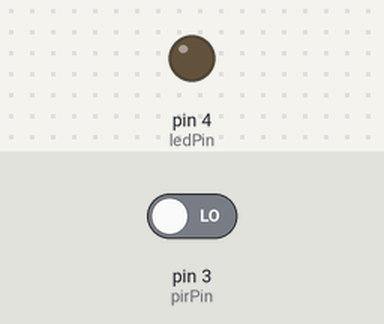
Bench run of a sketch on a simulated Arduino Uno, built with avr-gcc and run on an emulated ATmega328P. Shown: output pins drawn as LEDs (lit = HIGH). The test bench sets the inputs (shaded band); at power-on: pin 3 (pirPin) LOW. What the sketch prints to the serial monitor is not drawn.

Above: at 1.2 s.
1.3 s: pin 3 (pirPin) driven HIGH
At 2.1 s:
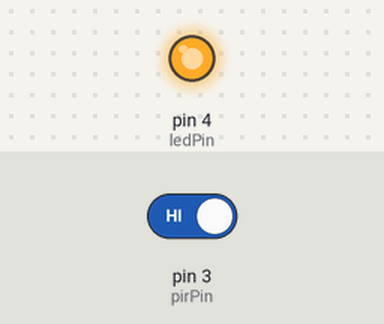
2.8 s: pin 3 (pirPin) driven LOW
At 3.3 s:
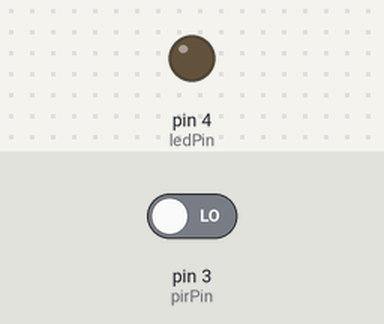
Timing chart, 0 to 5.8 s (numbered marks = the images above; inputs shaded):
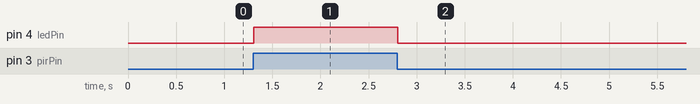

Measured:
- after the input at 1.3 s, pin 4 (ledPin): LOW → HIGH at once
- after the input at 2.8 s, pin 4 (ledPin): HIGH → LOW at once

The sketch:

pir_sens_r.ino
```cpp
int pirPin = 3; // PIR pin
int ledPin = 4; // LED pin
int deger = 0;

void setup() {
pinMode(pirPin, INPUT); // PIR Pin'i giriş yapılıyor
pinMode(ledPin, OUTPUT); // LED Pin'i çıkış yapılıyor
Serial.begin(9600); //Serial Porttan veri göndermek için baundrate ayarlanıyor.
}

void loop(){
deger = digitalRead(pirPin); // Dijital pin okunuyor
Serial.println(deger); // Okunan değer seri porttan okunuyor.
if (deger == HIGH) {
digitalWrite(ledPin, HIGH); // Eğer okunan değer 1 ise LED yakılıyor.
}
else{
digitalWrite(ledPin,LOW); // Eğer okunan değer 0 ise LED söndürülüyor.
}
}
```
